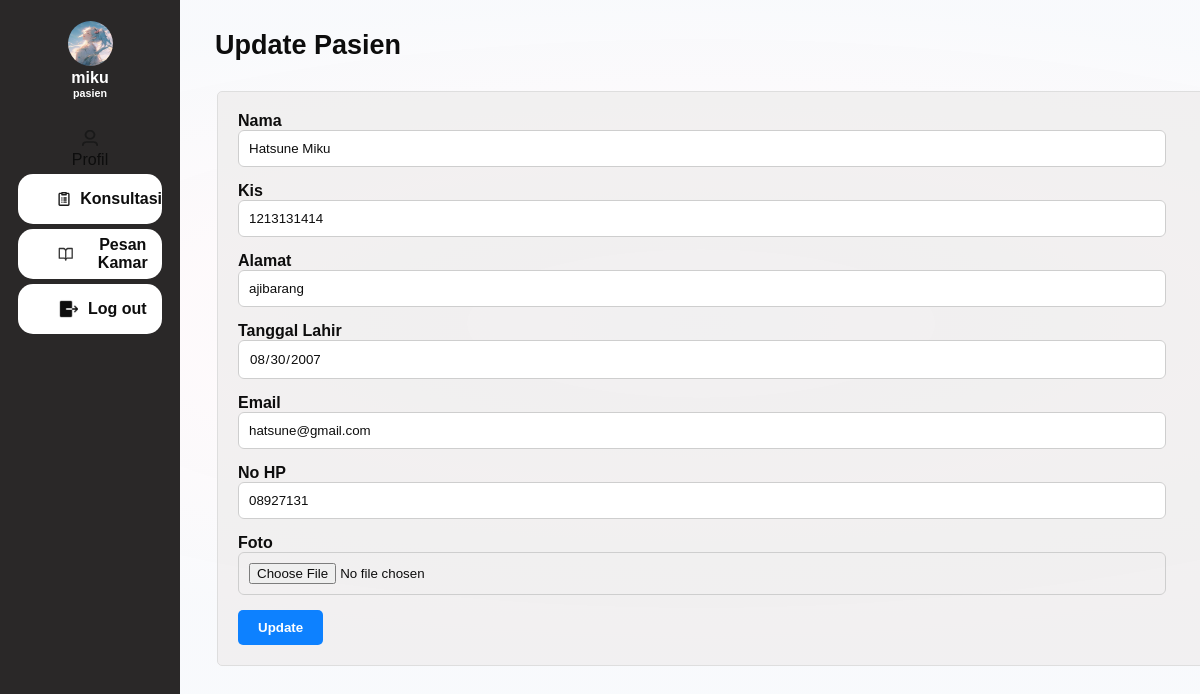
Screenshot of /editpasien1.php?id=7780 (signed in) with the database file from the repository.
### tables this page shows
CREATE TABLE `pasien` (
  `no_rekam_medis` int(11) NOT NULL,
  `kis` varchar(16) NOT NULL,
  `nama_pasien` varchar(50) NOT NULL,
  `alamat` text NOT NULL,
  `email` varchar(100) NOT NULL,
  `no_hp` varchar(15) NOT NULL,
  `foto` varchar(250) NOT NULL,
  `username` varchar(200) DEFAULT NULL,
  `tanggal_lahir` date DEFAULT NULL
);

### editpasien1.php (the view, shortened to what this page needs)
<?php
    include "koneksi.php";
    if($_SESSION['role']=="pasien"){
        $read = "SELECT * FROM pasien WHERE username = '$_SESSION[username]'";
        $query = mysqli_query($conn, $read);
        $row = mysqli_fetch_array($query);
    }
    $id = $_GET['id'];
    $sql = "SELECT * FROM pasien WHERE no_rekam_medis = '$id'";
    $query = mysqli_query($conn, $sql);
    $row2 = mysqli_fetch_array($query);
            ?>
            <?php
    if($row2['no_rekam_medis']!="") {
?>
<!DOCTYPE html>
<html lang="en">
<head>
    <link type="text/css" rel="stylesheet" href="style/insert.css">
</head>
<body>
    <div class="container">
        <div class="content">
            <div class="sidebar">
                <div class="top-sidebar">
                    <img src="<?php echo $row['foto'] ?>" alt="fotoprofil" class="img-icon">
                    <h4><?php echo $_SESSION['username']; ?></h4>
                    <h6><?php echo $_SESSION['role'];?></h6>
                </div>
                <div class="bottom-sidebar">
                            <a href="dashboard_pasien.php">Profil</a>
                    <button>
                            <a href="bookingkonsultasi.php">Konsultasi</a>
                    </button>
                    <button>
                            <a href="pesankamar.php">Pesan Kamar</a>
                    </button>
                    <button>
                            <a href="logout.php">Log out</a>
                    </button>
                </div>
            </div>
            <div class="isi_content">
                <h1>Update Pasien</h1>
                <form action="<?php $_SERVER['PHP_SELF']; ?>" method="post" enctype="multipart/form-data">
                    <label for="nama">Nama</label>
                    <input type="text" id="nama" name="nama" value="<?php echo $row2['nama_pasien']; ?>">
                    <label for="kis">Kis</label>
                    <input type="number" id="kis" name="kis" value="<?php echo $row2['kis']; ?>">
                    <label for="alamat">Alamat</label>
                    <input type="text" id="alamat" name="alamat" value="<?php echo $row2['alamat']; ?>">
                    <label for="tanggal_lahir">Tanggal Lahir</label>
                    <input type="date" id="tanggal_lahir" name="tanggal_lahir" value="<?php echo $row2['tanggal_lahir']; ?>">
                    <label for="email">Email</label>
                    <input type="email" id="email" name="email" value="<?php echo $row2['email']; ?>">
                    <label for="no_hp">No HP</label>
                    <input type="text" id="no_hp" name="no_hp" value="<?php echo $row2['no_hp']; ?>">
                    <label for="foto">Foto</label>
                    <input type="file" id="foto" name="foto" accept=".jpg, .png">
                    <input type="submit" name="update" value="Update" class="tambahberita">
                </form>
            </div>
        </div>
    </div>
</body>
</html>
<?php
    }
?>

### style/insert.css (style rules this page uses)
* { margin: 0; padding: 0; box-sizing: border-box; font-family: 'Poppins', sans-serif; }
body { width: 100%; height: 100%; }
.container { display: flex; flex-direction: column; height: 100vh; justify-content: center; align-items: center; width: 100%; }
.content { opacity: 0.95; background: rgba(255, 255, 255, 0.7); display: flex; flex-direction: row; width: 100%; height: 100%; }
.sidebar { width: 15%; background: #1f1d1d; display: flex; color: white; flex-direction: column; }
.top-sidebar { height: 15%; width: 100%; display: flex; flex-direction: column; justify-content: center; align-items: center; }
.top-sidebar img { width: 45px; height: 45px; margin-bottom: 3px; border-radius: 100%; }
.bottom-sidebar { padding-top: 10px; height: 85%; width: 100%; display: flex; flex-direction: column; justify-content: top; align-items: center; gap: 5px; }
.isi_content { width: 85%; height: 100%; background: radial-gradient(107.22% 43.3% at 51.09% 40.44%, #cbdaee25 0%, #f6e3eb30 47.58%, #d5deed28 93.12%); }
.bottom-sidebar button { appearance: none; border: none; width: 80%; height: 50px; background-color: #FFFFFF; box-sizing: border-box; cursor: pointer; font-size: 16px; border-radius: 15px; font-weight: 600; color: black; display: flex; padding-left: 40px; align-items: center; gap: 10px; transition: all 300ms cubic-bezier(.23, 1, 0.32, 1); user-select: none; -webkit-user-select: none; touch-action: manipulation; will-change: transform; }
button svg { width: 20px; height: 20px; fill: #0D0D0D; }
a { text-decoration: none; color: black; font-size: 16px; }
h1 { font-size: 27px; font-weight: 600; color: black; padding-top: 30px; padding-left: 35px; padding-bottom: 30px; }
[type="date"] { background:#fff url(https://cdn1.iconfinder.com/data/icons/cc_mono_icon_set/blacks/16x16/calendar_2.png) 97% 50% no-repeat ; }
form { width: 1000px; margin-left: 37px; padding: 20px; padding-right: 50px; border: 1px solid #ddd; border-radius: 5px; margin-bottom: 20px; background-color: rgba(235, 233, 233, 0.616); }
label { font-weight: bold; }
input[type="text"], input[type="file"], input[type="email"], input[type="date"], input[type="password"], input[type="number"], textarea { width: 100%; padding: 10px; margin-bottom: 15px; border: 1px solid #ccc; border-radius: 6px; }
.tambahberita { background-color: #007bff; color: #fff; border: none; padding: 10px 20px; border-radius: 5px; cursor: pointer; font-weight: 600; }

### rows the page displays
pasien: foto (picture), nama "Hatsune Miku", kis "1213131414", alamat "ajibarang", tanggal_lahir "08/30/2007", email "hatsune@gmail.com", no_hp "08927131"

### other values shown
$_SESSION['username'] "miku"
$_SESSION['role'] "pasien"
